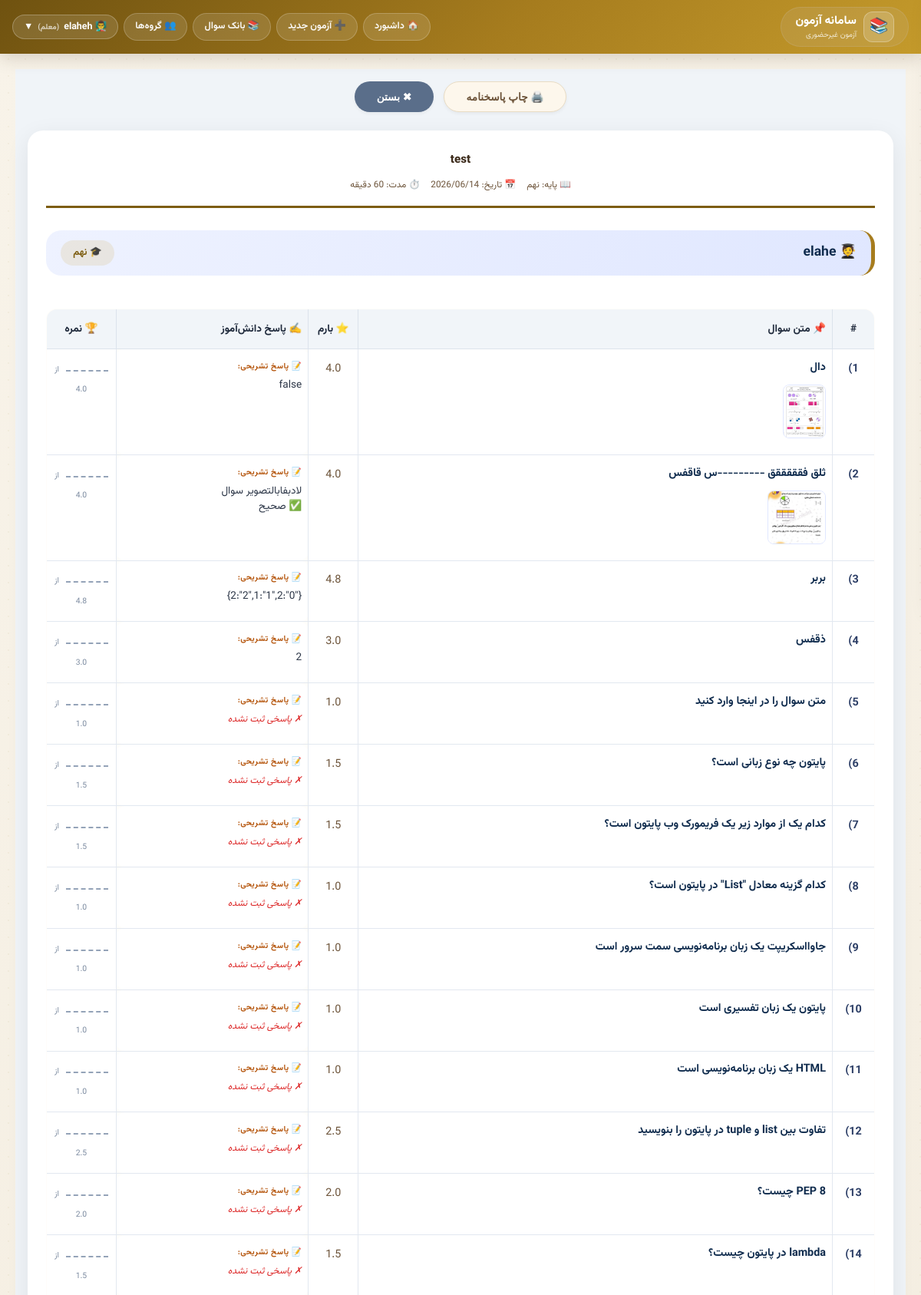
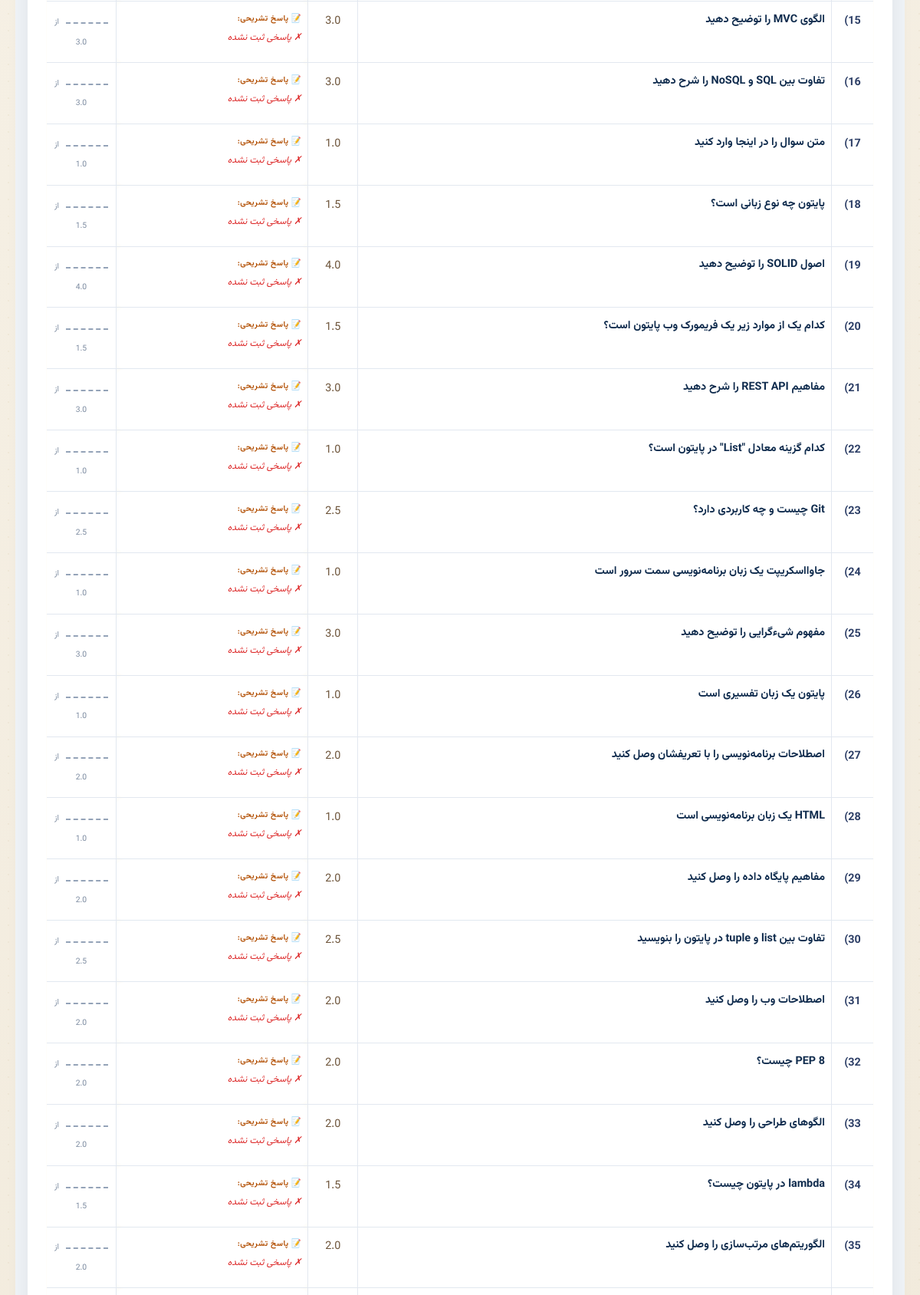
The app's page /teacher/exam/22/print-answers/ (signed in, upper part) with its own data (2 pictures, top to bottom).
### accounts/models.py (models this page shows, shortened)
class User(AbstractUser):
    ROLE_CHOICES = [
        ('admin', 'ادمین'),
        ('teacher', 'معلم'),
        ('student', 'دانش‌آموز'),
    ]
    role = models.CharField(max_length=10, choices=ROLE_CHOICES, default='student')
    grade = models.ForeignKey(Grade, on_delete=models.SET_NULL, null=True, blank=True)
    student_code = models.CharField(max_length=10, unique=True, null=True, blank=True)
    phone = models.CharField(max_length=15, blank=True)

class Grade(models.Model):
    GRADE_CHOICES = [
        ('7', 'هفتم'),
        ('8', 'هشتم'),
        ('9', 'نهم'),
    ]
    name = models.CharField(max_length=20, choices=GRADE_CHOICES, unique=True)

### exams/models.py (models this page shows, shortened)
class Exam(models.Model):
    title = models.CharField(max_length=200)
    teacher = models.ForeignKey(settings.AUTH_USER_MODEL, on_delete=models.CASCADE,
                                limit_choices_to={'role': 'teacher'})
    grade = models.ForeignKey(Grade, on_delete=models.CASCADE)
    duration_minutes = models.IntegerField()
    start_time = models.DateTimeField()
    end_time = models.DateTimeField()
    students = models.ManyToManyField(settings.AUTH_USER_MODEL, related_name='exams',
                                      limit_choices_to={'role': 'student'})
    is_active = models.BooleanField(default=True)
    show_score_to_student = models.BooleanField(default=False)
    created_at = models.DateTimeField(auto_now_add=True)
    random_questions = models.BooleanField(default=False)
    enable_anti_cheat = models.BooleanField(default=True, verbose_name="فعال کردن سیستم تشخیص تقلب")
    prevent_tab_switch = models.BooleanField(default=True, verbose_name="جلوگیری از تغییر تب")
    prevent_copy_paste = models.BooleanField(default=True, verbose_name="جلوگیری از کپی/پیست")
    track_ip = models.BooleanField(default=True, verbose_name="ردیابی IP")
    TIMER_TYPE_CHOICES = [
        ('floating', 'تایم شناور (از لحظه شروع دانش‌آموز)'),
        ('fixed', 'تایم ثابت (همه تا زمان پایان مشخص)'),
    ]
    timer_type = models.CharField(
        max_length=20,
        choices=TIMER_TYPE_CHOICES,
        default='floating',
        verbose_name="نوع تایمر"
    )
    show_questions_mode = models.CharField(
        max_length=20,
        choices=[('all', 'همه سوالات در یک صفحه'), ('one_by_one', 'هر سوال در یک صفحه')],
        default='one_by_one',
        verbose_name="نحوه نمایش سوالات"
    )
    show_back_button = models.BooleanField(default=True, verbose_name="نمایش دکمه بازگشت به سوال قبلی")
    allow_teacher_answer = models.BooleanField(default=True, verbose_name="معلم می‌تواند پاسخ تشریحی وارد کند")
    show_answers_after_exam = models.BooleanField(default=False,
                                                  verbose_name="نمایش پاسخ صحیح به دانش‌آموز بعد از اتمام")

class Question(models.Model):
    QUESTION_TYPES = [
        ('true_false', 'صحیح/غلط'),
        ('multiple_choice', 'تستی'),
        ('fill_blank', 'جاخالی'),
        ('short_answer', 'پاسخ کوتاه'),
        ('long_answer', 'پاسخ بلند'),
        ('image_answer', 'پاسخ تصویری'),
        ('matching', 'وصل کردنی'),
    ]
    exam = models.ForeignKey(Exam, on_delete=models.CASCADE, related_name='questions')
    text = models.TextField(blank=True)
    image = models.ImageField(upload_to='question_images/', null=True, blank=True)
    question_type = models.CharField(max_length=20, choices=QUESTION_TYPES)
    max_score = models.DecimalField(max_digits=10, decimal_places=2, default=1.0)
    order = models.IntegerField(default=0)
    options = models.JSONField(default=list, blank=True)
    options_type = models.CharField(max_length=10,
                                    choices=[('text', 'متن'), ('image', 'تصویر'), ('mixed', 'متن+تصویر')],
                                    default='text')
    correct_answer = models.TextField(blank=True, null=True)
    blanks = models.JSONField(default=list, blank=True)
    matching_pairs = models.JSONField(default=list, blank=True)
    allow_image_answer = models.BooleanField(default=False)
    class Meta:
        ordering = ['order']

class StudentAnswer(models.Model):
    student = models.ForeignKey(settings.AUTH_USER_MODEL, on_delete=models.CASCADE)
    question = models.ForeignKey(Question, on_delete=models.CASCADE)
    answer_text = models.TextField(blank=True, null=True)
    answer_image = models.ImageField(upload_to='student_answers/', null=True, blank=True)
    score_obtained = models.FloatField(null=True, blank=True)
    auto_graded = models.BooleanField(default=False, verbose_name="تصحیح خودکار")
    graded_by = models.ForeignKey(settings.AUTH_USER_MODEL, on_delete=models.SET_NULL, null=True, blank=True,
                                  related_name='graded_answers')
    graded_at = models.DateTimeField(null=True, blank=True)
    updated_at = models.DateTimeField(auto_now=True)
    class Meta:
        unique_together = ['student', 'question']

### teacher_panel/views.py (the view)
# urls.py: path('exam/<int:exam_id>/print-answers/', views.print_answer_sheet, name='print_answer_sheet'),
@login_required
def print_answer_sheet(request, exam_id):
    exam = get_object_or_404(Exam, id=exam_id, teacher=request.user)
    check_teacher_access(request.user, exam)
    students_data = []
    for student in exam.students.filter(grade=exam.grade):
        answers = []
        for question in exam.questions.all().order_by('order'):
            answer = StudentAnswer.objects.filter(student=student, question=question).first()
            answers.append({
                'question': question,
                'answer': answer,
                'score': answer.score_obtained if answer else None,
            })
        students_data.append({'student': student, 'answers': answers})
    return render(request, 'teacher_panel/print_answer_sheet.html', {
        'exam': exam,
        'students_data': students_data,
    })

### exams/context_processors.py (called while the page is built)
def announcements(request):
    user = getattr(request, 'user', None)
    if user is None or not getattr(user, 'is_authenticated', False) or user.role != 'student':
        return {}
    qs = Announcement.objects.filter(Q(grade__isnull=True) | Q(grade_id=user.grade_id))
    return {'bell_announcements': list(qs[:8]), 'bell_count': qs.count()}

### teacher_panel/views.py (called while the page is built)
def check_teacher_access(user, exam=None):
    if user.role != 'teacher':
        raise PermissionDenied('شما دسترسی معلم ندارید')
    if exam and exam.teacher != user:
        raise PermissionDenied('شما به این آزمون دسترسی ندارید')
    return True

### templates/teacher_panel/print_answer_sheet.html (shortened to what this page needs)
{% extends 'base.html' %}
{% block content %}
<div class="print-container">
    <div class="button-bar no-print">
        <button class="btn-print" onclick="window.print()">🖨️ چاپ پاسخنامه</button>
        <button class="btn-close" onclick="window.close()">✖ بستن</button>
    </div>
    {% for student_data in students_data %}
    <div class="student-page">
        <div class="exam-header">
            <div class="exam-title">{{ exam.title }}</div>
            <div class="exam-meta">
                <span>📖 پایه: {{ exam.grade.get_name_display }}</span>
                <span>📅 تاریخ: {{ exam.start_time|date:"Y/m/d" }}</span>
                <span>⏱️ مدت: {{ exam.duration_minutes }} دقیقه</span>
            </div>
        </div>
        <div class="student-info">
            <div style="display: flex; align-items: center; gap: 0.8rem; flex-wrap: wrap;">
                <span class="student-name">🧑‍🎓 {{ student_data.student.get_full_name|default:student_data.student.username }}</span>
            </div>
            <div class="student-grade">🎓 {{ exam.grade.get_name_display }}</div>
        </div>
        <div style="overflow-x: auto; border-radius: 16px;">
            <table class="questions-table">
                <thead>
                    <tr>
                        <th style="width: 50px;">#</th>
                        <th style="text-align: right;">📌 متن سوال</th>
                        <th style="width: 65px;">⭐ بارم</th>
                        <th style="text-align: right;">✍️ پاسخ دانش‌آموز</th>
                        <th style="width: 80px;">🏆 نمره</th>
                    </tr>
                </thead>
                <tbody>
                    {% for item in student_data.answers %}
                    <tr>
                        <td class="q-num">{{ forloop.counter }})</td>
                        <td class="q-text">
                            <strong>{{ item.question.text|truncatewords:40|linebreaksbr }}</strong>
                            {% if item.question.image %}
                                <div>
                                    <img src="{{ item.question.image.url }}" class="question-image" alt="تصویر سوال">
                                </div>
                            {% endif %}
                        </td>
                        <td class="q-score">{{ item.question.max_score|floatformat:1 }}</td>
                        <td class="answer-box">
                            <div class="answer-label">📝 پاسخ تشریحی:</div>
                            <div class="answer-content">
                                {% if item.answer %}
                                    {% if item.answer.answer_text %}
                                        {{ item.answer.answer_text|linebreaksbr|default:"-" }}
                                    {% elif item.answer.answer_image %}
                                        <img src="{{ item.answer.answer_image.url }}" class="answer-image" alt="پاسخ تصویری">
                                    {% else %}
                                        <span class="no-answer">✗ پاسخی ثبت نشده</span>
                                    {% endif %}
                                {% else %}
                                    <span class="no-answer">✗ پاسخی ثبت نشده</span>
                                {% endif %}
                            </div>
                        </td>
                        <td class="score-cell">
                            <div class="score-empty"></div>
                            <span style="font-size: 0.65rem; color:#7c8ba0;">از {{ item.question.max_score|floatformat:1 }}</span>
                        </td>
                    </tr>
                    {% endfor %}
                </tbody>
            </table>
        </div>
    </div>
    {% endfor %}
</div>
{% endblock %}

### templates/base.html (shortened to what this page needs)
<!DOCTYPE html>
<html dir="rtl" lang="fa">
<head>
    {% load static %}
    <link rel="stylesheet" href="{% static 'css/site.css' %}?v=1">
</head>
<body>
<div class="navbar">
    <div class="nav-container">
        <div class="logo">
            <span class="logo-icon">📚</span>
            <div>
                <div class="logo-text">سامانه آزمون</div>
                <div class="logo-sub">آزمون غیرحضوری</div>
            </div>
        </div>
        <div class="nav-links">
            {% if user.is_authenticated %}
                {% if user.role == 'admin' %}
                    <a href="{% url 'admin_dashboard' %}" class="nav-link">🏠 داشبورد</a>
                    <a href="{% url 'manage_users' %}" class="nav-link">👥 مدیریت کاربران</a>
                    <a href="{% url 'manage_exams' %}" class="nav-link">📋 مدیریت آزمون‌ها</a>
                    <a href="{% url 'system_logs' %}" class="nav-link">📜 لاگ سیستم</a>
                {% elif user.role == 'teacher' %}
                    <a href="{% url 'teacher_dashboard' %}" class="nav-link">🏠 داشبورد</a>
                    <a href="{% url 'create_exam' %}" class="nav-link">➕ آزمون جدید</a>
                    <a href="{% url 'question_bank' %}" class="nav-link">📚 بانک سوال</a>
                    <a href="{% url 'groups' %}" class="nav-link">👥 گروه‌ها</a>
                {% endif %}
                <div class="dropdown" id="userDropdown">
                    <button class="dropdown-btn" id="dropdownBtn">
                        {% if user.role == 'admin' %}🛡️
                        {% elif user.role == 'teacher' %}👨‍🏫
                        {% else %}👤{% endif %}
                        {{ user.get_full_name|default:user.username }}
                        <span style="font-size: 10px; opacity: 0.7;">
                            ({% if user.role == 'admin' %}ادمین{% elif user.role == 'teacher' %}معلم{% else %}دانش‌آموز{% endif %})
                        </span>
                        ▼
                    </button>
                </div>
            {% else %}
                <a href="{% url 'login' %}" class="nav-link">🔐 ورود</a>
            {% endif %}
        </div>
    </div>
</div>
<div class="main-content">
    {% block content %}{% endblock %}
</div>
</body>
</html>

### static/css/site.css (style rules this page uses)
@media screen { :root { --bg1: #f8f3e9; --bg2: #e9dfcb; --card: #fffdfa; --card2: #fdf7ec; --ink: #3d2c1c; --ink2: #6d543a; --ink3: #9c8568; --line: #e9dcc4; --line2: #f3ead9; --gold: #c49a2b; --gold2: #a67c1e; --gold3: #7d5d10; --goldsoft: #fdf4de; --ok: #157a3b; --oksoft: #e7f6ec; --okline: #b9e2c6; --warn: #b96c07; --warnsoft: #fff3e0; --warnline: #f3d3a4; --err: #bd2222; --errsoft: #fdecec; --errline: #f2c4c4; --r-lg: 20px; --r-md: 14px; --r-sm: 10px; --sh1: 0 1px 2px rgba(80, 55, 30, .05), 0 6px 18px rgba(80, 55, 30, .06); } }
@media screen { html { -webkit-text-size-adjust: 100%; } }
@media screen { body { background-image: radial-gradient(rgba(140, 105, 20, .05) 1px, transparent 1.4px), linear-gradient(150deg, var(--bg1) 0%, var(--bg2) 100%); background-size: 22px 22px, auto; background-attachment: fixed; color: var(--ink); font-family: 'Vazirmatn', 'Segoe UI', Tahoma, system-ui, sans-serif; line-height: 1.85; } }
@media screen { body::before { content: none; } }
@media screen { a { color: var(--gold3); } }
@media screen { .navbar { position: sticky; top: 0; z-index: 900; background: linear-gradient(135deg, #6f5210, #a67c1e 55%, #c49a2b); border: none; box-shadow: 0 6px 20px rgba(80, 55, 30, .18); backdrop-filter: none; border-radius: 0; } }
@media screen { .nav-container { max-width: 1240px; margin: 0 auto; display: flex; align-items: center; gap: 12px; padding: 9px 16px; } }
@media screen { .logo { display: flex; align-items: center; gap: 9px; } }
@media screen { .logo-icon { width: 40px; height: 40px; font-size: 1.25rem; background: rgba(255, 255, 255, .16); border: 1px solid rgba(255, 255, 255, .28); border-radius: 12px; display: grid; place-items: center; } }
@media screen { .logo-text { color: #fff; font-weight: 800; font-size: .95rem; line-height: 1.4; } }
@media screen { .logo-sub { color: rgba(255, 255, 255, .78); font-size: .62rem; line-height: 1.4; } }
@media screen { .nav-links { display: flex; align-items: center; gap: 7px; flex-wrap: wrap; } }
@media screen { .nav-link { color: rgba(255, 255, 255, .94); text-decoration: none; background: rgba(255, 255, 255, .12); border: 1px solid rgba(255, 255, 255, .2); padding: 5px 14px; border-radius: 999px; font-size: .78rem; font-weight: 600; transition: .15s; white-space: nowrap; } }
@media screen { .dropdown-btn { display: inline-flex; align-items: center; gap: 6px; cursor: pointer; color: #fff; background: rgba(255, 255, 255, .12); border: 1px solid rgba(255, 255, 255, .25); padding: 5px 14px; border-radius: 999px; font-size: .78rem; font-weight: 700; font-family: inherit; } }
@media screen { .btn-secondary, .btn-print, .btn-toggle, .btn-back { background: var(--card2); color: var(--ink2); border: 1.5px solid var(--line); } }
@media screen { .exam-title { font-size: .95rem; font-weight: 800; color: var(--ink); } }
@media screen { .exam-details, .exam-meta { display: flex; flex-wrap: wrap; gap: 6px 14px; font-size: .74rem; color: var(--ink2); } }
@media screen { table { width: 100%; border-collapse: separate; border-spacing: 0; background: var(--card); border: 1px solid var(--line); border-radius: var(--r-md); overflow: hidden; font-size: .82rem; } }
@media screen { thead th { background: var(--goldsoft); color: var(--gold3); font-weight: 800; font-size: .74rem; padding: 10px 12px; text-align: right; border-bottom: 1px solid var(--line); white-space: nowrap; } }
@media screen { tbody td { padding: 10px 12px; border-bottom: 1px solid var(--line2); color: var(--ink2); } }
@media screen { .exam-card, .stat-card, .btn, .nav-link, .group-chip { transition: all .18s ease; } }

### records on screen
User: get_full_name "elaheh"
User: student.get_full_name "elahe"
Exam: title "test", grade.name "نهم", start_time "2026/06/14"
Question: question.text "دال", question.image (picture), question.max_score "4.0", answer.answer_text "false"
Question: question.text "ثلق فقققققق ---------س قاقفس", question.image (picture), question.max_score "4.0", answer.answer_text "لادبفابالتصویر سوال ✅ صحیح"
Question: question.text "بربر", question.max_score "4.8", answer.answer_text "{\"0\":2,\"1\":1,\"2\":2}"
Question: question.text "ذقفس", question.max_score "3.0", answer.answer_text "2"
Question: question.text "متن سوال را در اینجا وارد کنید", question.max_score "1.0", shows "✗ پاسخی ثبت نشده"
Question: question.text "پایتون چه نوع زبانی است؟", question.max_score "1.5", shows "✗ پاسخی ثبت نشده"
Question: question.text "کدام یک از موارد زیر یک فریمورک وب پایتون است؟", question.max_score "1.5", shows "✗ پاسخی ثبت نشده"
Question: question.text "کدام گزینه معادل \"List\" در پایتون است؟", question.max_score "1.0", shows "✗ پاسخی ثبت نشده"
Question: question.text "جاوااسکریپت یک زبان برنامه‌نویسی سمت سرور است", question.max_score "1.0", shows "✗ پاسخی ثبت نشده"
Question: question.text "پایتون یک زبان تفسیری است", question.max_score "1.0", shows "✗ پاسخی ثبت نشده"
Question: question.text "HTML یک زبان برنامه‌نویسی است", question.max_score "1.0", shows "✗ پاسخی ثبت نشده"
Question: question.text "تفاوت بین list و tuple در پایتون را بنویسید", question.max_score "2.5", shows "✗ پاسخی ثبت نشده"
Question: question.text "PEP 8 چیست؟", question.max_score "2.0", shows "✗ پاسخی ثبت نشده"
Question: question.text "lambda در پایتون چیست؟", question.max_score "1.5", shows "✗ پاسخی ثبت نشده"
Question: question.text "الگوی MVC را توضیح دهید", question.max_score "3.0", shows "✗ پاسخی ثبت نشده"
Question: question.text "تفاوت بین SQL و NoSQL را شرح دهید", question.max_score "3.0", shows "✗ پاسخی ثبت نشده"
Question: question.text "متن سوال را در اینجا وارد کنید", question.max_score "1.0", shows "✗ پاسخی ثبت نشده"
Question: question.text "پایتون چه نوع زبانی است؟", question.max_score "1.5", shows "✗ پاسخی ثبت نشده"
Question: question.text "اصول SOLID را توضیح دهید", question.max_score "4.0", shows "✗ پاسخی ثبت نشده"
Question: question.text "کدام یک از موارد زیر یک فریمورک وب پایتون است؟", question.max_score "1.5", shows "✗ پاسخی ثبت نشده"
Question: question.text "مفاهیم REST API را شرح دهید", question.max_score "3.0", shows "✗ پاسخی ثبت نشده"
Question: question.text "کدام گزینه معادل \"List\" در پایتون است؟", question.max_score "1.0", shows "✗ پاسخی ثبت نشده"
Question: question.text "Git چیست و چه کاربردی دارد؟", question.max_score "2.5", shows "✗ پاسخی ثبت نشده"
Question: question.text "جاوااسکریپت یک زبان برنامه‌نویسی سمت سرور است", question.max_score "1.0", shows "✗ پاسخی ثبت نشده"
Question: question.text "مفهوم شیءگرایی را توضیح دهید", question.max_score "3.0", shows "✗ پاسخی ثبت نشده"
Question: question.text "پایتون یک زبان تفسیری است", question.max_score "1.0", shows "✗ پاسخی ثبت نشده"
Question: question.text "اصطلاحات برنامه‌نویسی را با تعریفشان وصل کنید", question.max_score "2.0", shows "✗ پاسخی ثبت نشده"
Question: question.text "HTML یک زبان برنامه‌نویسی است", question.max_score "1.0", shows "✗ پاسخی ثبت نشده"
Question: question.text "مفاهیم پایگاه داده را وصل کنید", question.max_score "2.0", shows "✗ پاسخی ثبت نشده"
Question: question.text "تفاوت بین list و tuple در پایتون را بنویسید", question.max_score "2.5", shows "✗ پاسخی ثبت نشده"
Question: question.text "اصطلاحات وب را وصل کنید", question.max_score "2.0", shows "✗ پاسخی ثبت نشده"
Question: question.text "PEP 8 چیست؟", question.max_score "2.0", shows "✗ پاسخی ثبت نشده"
Question: question.text "الگوهای طراحی را وصل کنید", question.max_score "2.0", shows "✗ پاسخی ثبت نشده"
Question: question.text "lambda در پایتون چیست؟", question.max_score "1.5", shows "✗ پاسخی ثبت نشده"
Question: question.text "الگوریتم‌های مرتب‌سازی را وصل کنید", question.max_score "2.0", shows "✗ پاسخی ثبت نشده"
